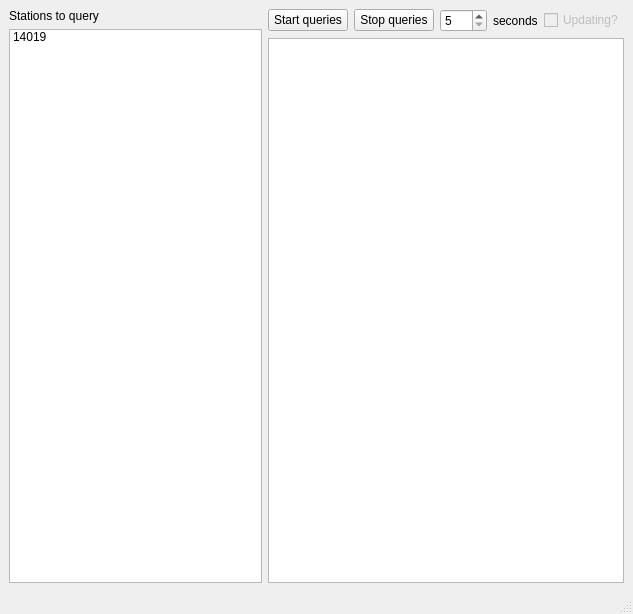
<?xml version="1.0" encoding="UTF-8"?>
<ui version="4.0">
 <class>MainWindow</class>
 <widget class="QMainWindow" name="MainWindow">
  <property name="geometry">
   <rect>
    <x>0</x>
    <y>0</y>
    <width>633</width>
    <height>614</height>
   </rect>
  </property>
  <property name="windowTitle">
   <string>MainWindow</string>
  </property>
  <widget class="QWidget" name="centralwidget">
   <layout class="QVBoxLayout" name="verticalLayout_3">
    <item>
     <layout class="QHBoxLayout" name="horizontalLayout_2">
      <item>
       <layout class="QVBoxLayout" name="verticalLayout">
        <item>
         <widget class="QLabel" name="label">
          <property name="text">
           <string>Stations to query</string>
          </property>
         </widget>
        </item>
        <item>
         <widget class="QListWidget" name="listWidget">
          <item>
           <property name="text">
            <string>14019</string>
           </property>
          </item>
         </widget>
        </item>
       </layout>
      </item>
      <item>
       <layout class="QVBoxLayout" name="verticalLayout_2">
        <item>
         <layout class="QHBoxLayout" name="horizontalLayout">
          <item>
           <widget class="QPushButton" name="pushButton">
            <property name="text">
             <string>Start queries</string>
            </property>
           </widget>
          </item>
          <item>
           <widget class="QPushButton" name="pushButton_2">
            <property name="text">
             <string>Stop queries</string>
            </property>
           </widget>
          </item>
          <item>
           <widget class="QSpinBox" name="spinBox">
            <property name="minimum">
             <number>5</number>
            </property>
            <property name="maximum">
             <number>500</number>
            </property>
            <property name="singleStep">
             <number>5</number>
            </property>
           </widget>
          </item>
          <item>
           <widget class="QLabel" name="label_2">
            <property name="text">
             <string>seconds</string>
            </property>
           </widget>
          </item>
          <item>
           <widget class="QCheckBox" name="checkBox">
            <property name="enabled">
             <bool>false</bool>
            </property>
            <property name="text">
             <string>Updating?</string>
            </property>
           </widget>
          </item>
         </layout>
        </item>
        <item>
         <widget class="QTextBrowser" name="textBrowser"/>
        </item>
       </layout>
      </item>
     </layout>
    </item>
   </layout>
  </widget>
  <widget class="QMenuBar" name="menubar">
   <property name="geometry">
    <rect>
     <x>0</x>
     <y>0</y>
     <width>633</width>
     <height>25</height>
    </rect>
   </property>
  </widget>
  <widget class="QStatusBar" name="statusbar"/>
 </widget>
 <resources/>
 <connections/>
</ui>
